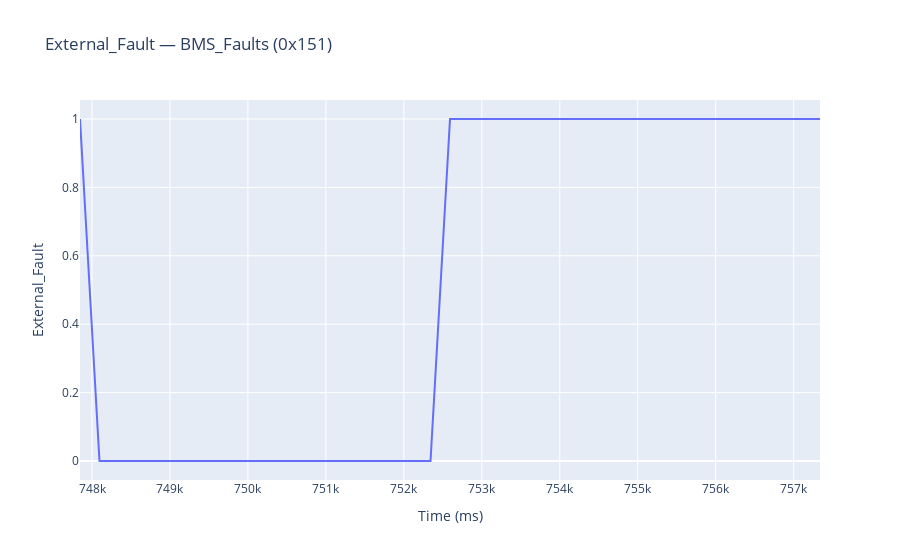
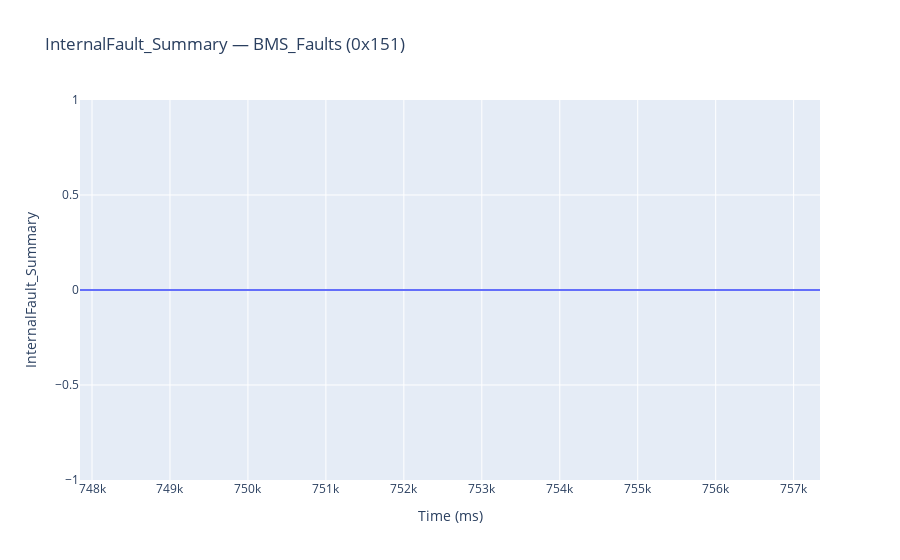
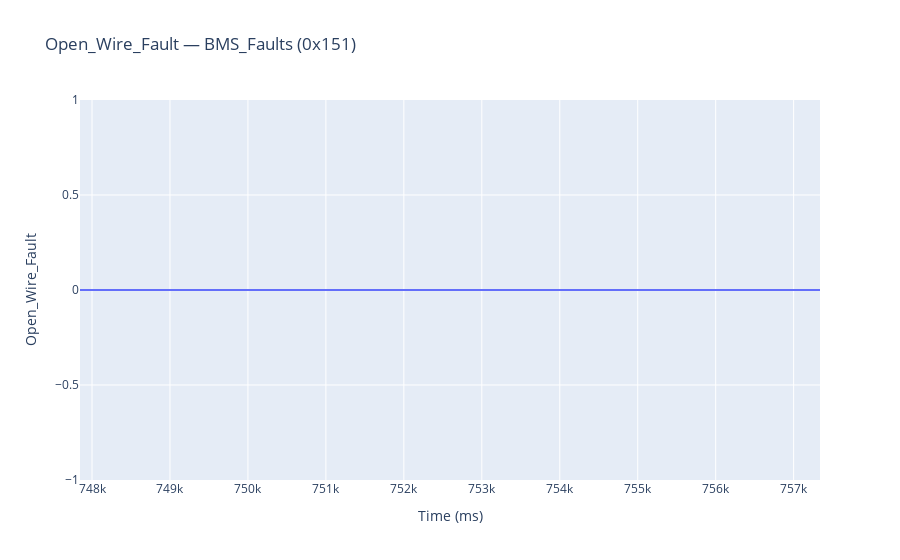
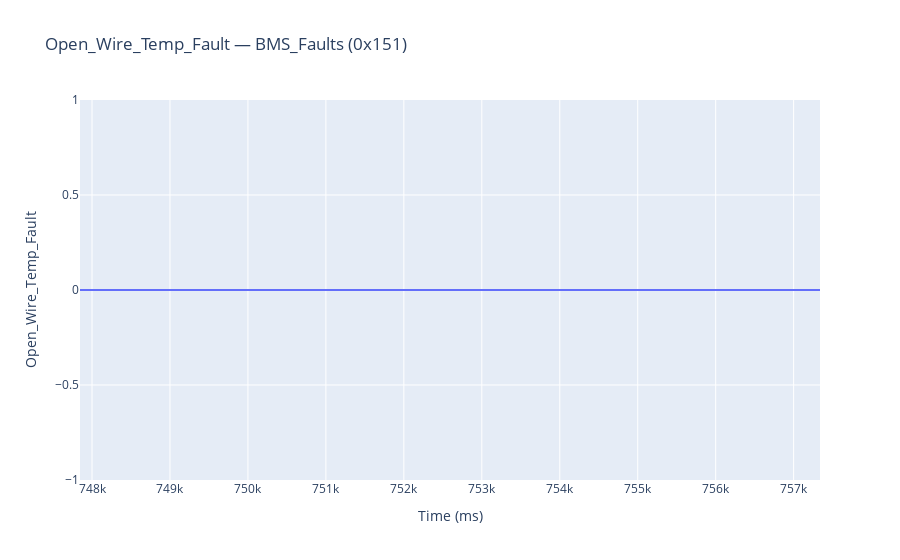

Notebook cell for these charts, in order:
### Markdown cell above
## 3. Graph all signals

Loops over every unique (message, signal) pair in the DataFrame and creates an interactive plot for each. Skips if data is empty.

### Code cell
# Loop over every unique (message, signal) pair and plot each one
# Skips entirely if no signals were decoded
if df.empty:
    print("No signals decoded.")
else:
    for (msg_name, sig_name), group in df.groupby(["message_name", "signal_name"]):
        msg_id = group["message_id"].iloc[0]
        plot_signal(group, sig_name, msg_name, msg_id)

### Figure 1 — Plotly figure (JSON) as saved in the notebook; plotly's stock layout.template omitted (floating-point values rounded to 4 significant figures)
{"data": [{"hovertemplate": "Time (ms)=%{x}<br>External_Fault=%{y}<extra></extra>", "legendgroup": "", "line": {"color": "#636efa", "dash": "solid"}, "marker": {"symbol": "circle"}, "mode": "lines", "name": "", "orientation": "v", "showlegend": false, "type": "scatter", "x": [747846, 748096, 748346, 748596, 748845, 749095, 749345, 749595, 749844, 750094, 750344, 750594, 750843, 751093, 751343, 751593, 751843, 752092, 752342, 752592, 752842, 753091, 753341, 753591, 753841, 754091, 754340, 754590, 754840, 755090, 755340, 755590, 755839, 756339, 756589, 756838, 757088, 757338], "xaxis": "x", "y": [1.0, 0.0, 0.0, 0.0, 0.0, 0.0, 0.0, 0.0, 0.0, 0.0, 0.0, 0.0, 0.0, 0.0, 0.0, 0.0, 0.0, 0.0, 0.0, 1.0, 1.0, 1.0, 1.0, 1.0, 1.0, 1.0, 1.0, 1.0, 1.0, 1.0, 1.0, 1.0, 1.0, 1.0, 1.0, 1.0, 1.0, 1.0], "yaxis": "y"}], "layout": {"legend": {"tracegroupgap": 0}, "title": {"text": "External_Fault — BMS_Faults (0x151)"}, "xaxis": {"anchor": "y", "domain": [0, 1], "title": {"text": "Time (ms)"}}, "yaxis": {"anchor": "x", "domain": [0, 1], "title": {"text": "External_Fault"}}}}

### Figure 2 — Plotly figure (JSON) as saved in the notebook; plotly's stock layout.template omitted (floating-point values rounded to 4 significant figures)
{"data": [{"hovertemplate": "Time (ms)=%{x}<br>InternalFault_Summary=%{y}<extra></extra>", "legendgroup": "", "line": {"color": "#636efa", "dash": "solid"}, "marker": {"symbol": "circle"}, "mode": "lines", "name": "", "orientation": "v", "showlegend": false, "type": "scatter", "x": [747846, 748096, 748346, 748596, 748845, 749095, 749345, 749595, 749844, 750094, 750344, 750594, 750843, 751093, 751343, 751593, 751843, 752092, 752342, 752592, 752842, 753091, 753341, 753591, 753841, 754091, 754340, 754590, 754840, 755090, 755340, 755590, 755839, 756339, 756589, 756838, 757088, 757338], "xaxis": "x", "y": [0.0, 0.0, 0.0, 0.0, 0.0, 0.0, 0.0, 0.0, 0.0, 0.0, 0.0, 0.0, 0.0, 0.0, 0.0, 0.0, 0.0, 0.0, 0.0, 0.0, 0.0, 0.0, 0.0, 0.0, 0.0, 0.0, 0.0, 0.0, 0.0, 0.0, 0.0, 0.0, 0.0, 0.0, 0.0, 0.0, 0.0, 0.0], "yaxis": "y"}], "layout": {"legend": {"tracegroupgap": 0}, "title": {"text": "InternalFault_Summary — BMS_Faults (0x151)"}, "xaxis": {"anchor": "y", "domain": [0, 1], "title": {"text": "Time (ms)"}}, "yaxis": {"anchor": "x", "domain": [0, 1], "title": {"text": "InternalFault_Summary"}}}}

### Figure 3 — Plotly figure (JSON) as saved in the notebook; plotly's stock layout.template omitted (floating-point values rounded to 4 significant figures)
{"data": [{"hovertemplate": "Time (ms)=%{x}<br>Open_Wire_Fault=%{y}<extra></extra>", "legendgroup": "", "line": {"color": "#636efa", "dash": "solid"}, "marker": {"symbol": "circle"}, "mode": "lines", "name": "", "orientation": "v", "showlegend": false, "type": "scatter", "x": [747846, 748096, 748346, 748596, 748845, 749095, 749345, 749595, 749844, 750094, 750344, 750594, 750843, 751093, 751343, 751593, 751843, 752092, 752342, 752592, 752842, 753091, 753341, 753591, 753841, 754091, 754340, 754590, 754840, 755090, 755340, 755590, 755839, 756339, 756589, 756838, 757088, 757338], "xaxis": "x", "y": [0.0, 0.0, 0.0, 0.0, 0.0, 0.0, 0.0, 0.0, 0.0, 0.0, 0.0, 0.0, 0.0, 0.0, 0.0, 0.0, 0.0, 0.0, 0.0, 0.0, 0.0, 0.0, 0.0, 0.0, 0.0, 0.0, 0.0, 0.0, 0.0, 0.0, 0.0, 0.0, 0.0, 0.0, 0.0, 0.0, 0.0, 0.0], "yaxis": "y"}], "layout": {"legend": {"tracegroupgap": 0}, "title": {"text": "Open_Wire_Fault — BMS_Faults (0x151)"}, "xaxis": {"anchor": "y", "domain": [0, 1], "title": {"text": "Time (ms)"}}, "yaxis": {"anchor": "x", "domain": [0, 1], "title": {"text": "Open_Wire_Fault"}}}}

### Figure 4 — Plotly figure (JSON) as saved in the notebook; plotly's stock layout.template omitted (floating-point values rounded to 4 significant figures)
{"data": [{"hovertemplate": "Time (ms)=%{x}<br>Open_Wire_Temp_Fault=%{y}<extra></extra>", "legendgroup": "", "line": {"color": "#636efa", "dash": "solid"}, "marker": {"symbol": "circle"}, "mode": "lines", "name": "", "orientation": "v", "showlegend": false, "type": "scatter", "x": [747846, 748096, 748346, 748596, 748845, 749095, 749345, 749595, 749844, 750094, 750344, 750594, 750843, 751093, 751343, 751593, 751843, 752092, 752342, 752592, 752842, 753091, 753341, 753591, 753841, 754091, 754340, 754590, 754840, 755090, 755340, 755590, 755839, 756339, 756589, 756838, 757088, 757338], "xaxis": "x", "y": [0.0, 0.0, 0.0, 0.0, 0.0, 0.0, 0.0, 0.0, 0.0, 0.0, 0.0, 0.0, 0.0, 0.0, 0.0, 0.0, 0.0, 0.0, 0.0, 0.0, 0.0, 0.0, 0.0, 0.0, 0.0, 0.0, 0.0, 0.0, 0.0, 0.0, 0.0, 0.0, 0.0, 0.0, 0.0, 0.0, 0.0, 0.0], "yaxis": "y"}], "layout": {"legend": {"tracegroupgap": 0}, "title": {"text": "Open_Wire_Temp_Fault — BMS_Faults (0x151)"}, "xaxis": {"anchor": "y", "domain": [0, 1], "title": {"text": "Time (ms)"}}, "yaxis": {"anchor": "x", "domain": [0, 1], "title": {"text": "Open_Wire_Temp_Fault"}}}}
